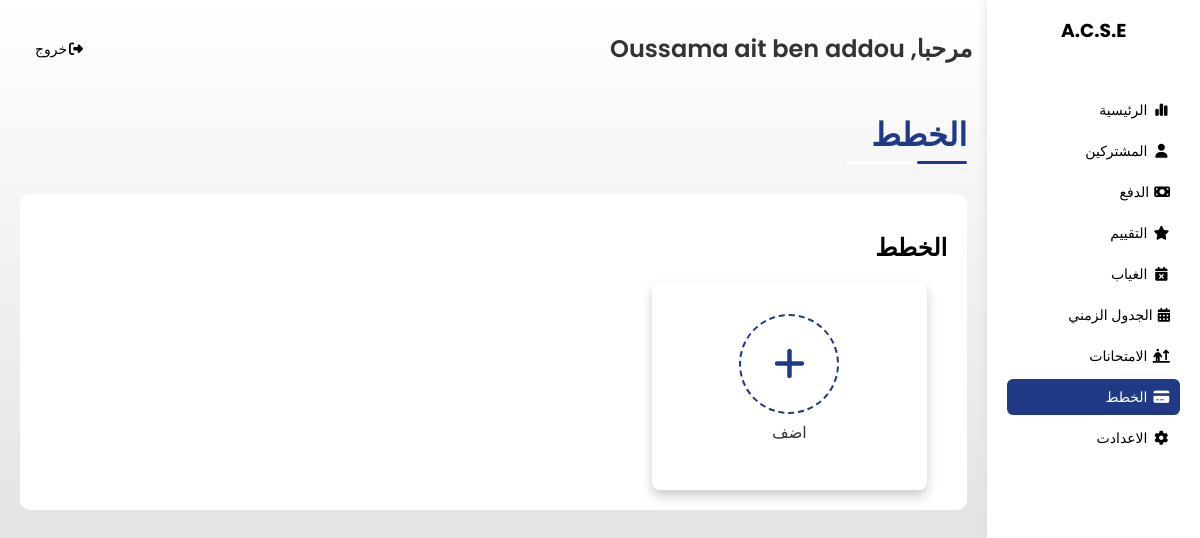
Page /assets/admin/plans.php (signed in) on the earlier database version.
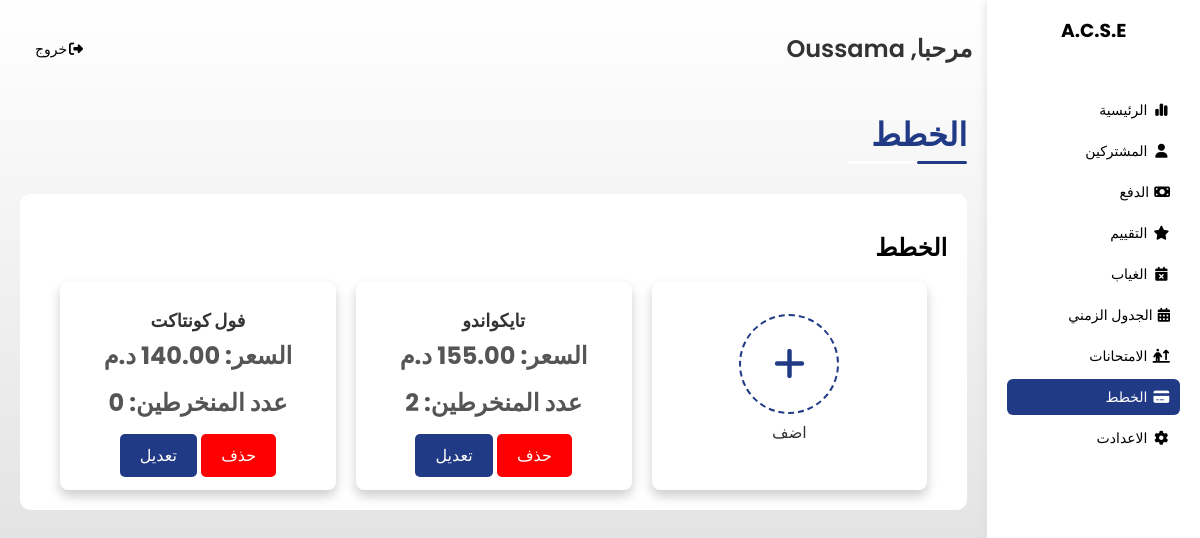
Same page on the later database version.
### tables this page shows
CREATE TABLE `plans` (
  `id` int(11) NOT NULL,
  `name` varchar(255) NOT NULL,
  `price` decimal(10,2) NOT NULL,
  `created_at` date NOT NULL DEFAULT current_timestamp()
);

### assets/admin/plans.php (the view, shortened to what this page needs)
<!DOCTYPE html>
<?php
require '../php/db_connection.php';
$sql = "SELECT plans.id, plans.name, plans.price, COUNT(adherents.identifier) AS adherents_count
        FROM plans
        LEFT JOIN adherents ON adherents.type = plans.name
        GROUP BY plans.name";
$result = $conn->query($sql);
$plans = [];
if ($result->num_rows > 0)
    $plans = $result->fetch_all(MYSQLI_ASSOC);
?>
<html lang="en">
<head>
    <link rel="stylesheet" href="../css/framework.css">
    <link rel="stylesheet" href="../css/dashbord.css">
    <link rel="stylesheet" href="../css/normalize.css" />
    <link rel="stylesheet" href="../css/all.min.css" />
</head>
<body dir="rtl">
    <div class="page d-flex">
        <?php require 'sidebar.php'; ?>
        <div class="content w-full">
            <?php require 'header.php'; ?>
            <h1 class="p-relative">الخطط</h1>
            <div class="profile-container m-20 bg-fff rad-10">
                <div class="p-20 mb-20" dir="rtl">
                    <h2>الخطط</h2>
                    <div class="wrapper d-grid gap-20">
                        <div class="add-card cards rad-6 p-20 p-relative txt-c" id="add-button">
                            <div class="add-content">
                                <div class="circle-dashed">
                                    <i class="fa-solid fa-plus"></i>
                                </div>
                                <p class="mt-10 color-333">اضف</p>
                            </div>
                        </div>
                        <?php foreach ($plans as $plan) : ?>
                            <div class="cards rad-10 txt-c-mobile block-mobile">
                                <div class="card-content">
                                    <h3 class="mt-5"><?php echo htmlspecialchars($plan['name']); ?></h3>
                                    <p class="value">السعر: <?php echo htmlspecialchars($plan['price']); ?> د.م</p>
                                    <p class="value">عدد المنخرطين: <?php echo htmlspecialchars($plan['adherents_count']); ?></p>
                                    <div class="action-buttons">
                                        <a href="../php/deletePlan.php?id=<?php echo htmlspecialchars($plan['id']); ?>" class="btn-shape bg-f00 p-10">حذف</a>
                                        <a href="#" onclick="openEditModal('<?php echo $plan['id']; ?>', '<?php echo $plan['price']; ?>')" class="btn-shape bg-c-60 p-10">تعديل</a>
                                    </div>
                                </div>
                            </div>
                        <?php endforeach; ?>
                    </div>
                </div>
            </div>
        </div>
    </div>
</body>
</html>

### assets/admin/sidebar.php
<?php
$current_page = basename($_SERVER['PHP_SELF']);
?>
<div class="sidebar bg-fff p-20 p-relative">
    <h3 class="p-relative txt-c mt-0">A.C.S.E</h3>
    <ul>
        <li>
            <a href="index.php" class="<?php echo $current_page == 'index.php' ? 'active' : ''; ?> d-flex align-c fs-14 color-000 rad-6 p-10">
                <i class="fa-solid fa-chart-simple fa-fw ml-5"></i>
                <span class="fs-14 ml-10">الرئيسية</span>
            </a>
        </li>
        <li>
            <a href="adherentes.php" class="<?php echo $current_page == 'adherentes.php' ? 'active' : ''; ?> d-flex align-c fs-14 color-000 rad-6 p-10">
                <i class="fa-solid fa-user fa-fw ml-10 ml-5"></i>
                <span class="fs-14 ml-10">المشتركين</span>
            </a>
        </li>
        <li>
            <a href="paiement.php" class="<?php echo $current_page == 'paiement.php' ? 'active' : ''; ?> d-flex align-c fs-14 color-000 rad-6 p-10">
                <i class="fa-solid fa-money-bill ml-5"></i>
                <span class="fs-14 ml-10">الدفع</span>
            </a>
        </li>
        <li>
            <a href="evaluation.php" class="<?php echo $current_page == 'evaluation.php' ? 'active' : ''; ?> d-flex align-c fs-14 color-000 rad-6 p-10">
                <i class="fa-solid fa-star fa-fw ml-5"></i>
                <span class="fs-14 ml-10">التقييم</span>
            </a>
        </li>
        <li>
            <a href="absence.php" class="<?php echo $current_page == 'absence.php' ? 'active' : ''; ?> d-flex align-c fs-14 color-000 rad-6 p-10">
                <i class="fa-solid fa-calendar-xmark fa-fw ml-5"></i>
                <span class="fs-14 ml-10">الغياب</span>
            </a>
        </li>
        <li>
            <a href="horaire.php" class="<?php echo $current_page == 'horaire.php' ? 'active' : ''; ?> d-flex align-c fs-14 color-000 rad-6 p-10">
                <i class="fa-solid fa-calendar-days ml-5"></i>
                <span class="fs-14 ml-10">الجدول الزمني</span>
            </a>
        </li>
        <li>
            <a href="exame.php" class="<?php echo $current_page == 'exame.php' ? 'active' : ''; ?> d-flex align-c fs-14 color-000 rad-6 p-10">
                <i class="fa-solid fa-person-arrow-up-from-line fa-fw ml-5"></i>
                <span class="fs-14 ml-10">الامتحانات</span>
            </a>
        </li>
        <li>
            <a href="plans.php" class="<?php echo $current_page == 'plans.php' ? 'active' : ''; ?> d-flex align-c fs-14 color-000 rad-6 p-10">
                <i class="fa-solid fa-credit-card fa-fw ml-5"></i>
                <span class="fs-14 ml-10">الخطط</span>
            </a>
        </li>
        <li>
            <a href="settings.php" class="<?php echo $current_page == 'settings.php' ? 'active' : ''; ?> d-flex align-c fs-14 color-000 rad-6 p-10">
                <i class="fa-solid fa-gear fa-fw ml-5"></i>
                <span class="fs-14 ml-10">الاعدادت</span>
            </a>
        </li>
    </ul>
</div>

### assets/admin/header.php (shortened to what this page needs)
<?php
$user_name = $_SESSION['user_name'];
?>
<div class="head p-15 between-flex" dir="rtl">
    <h2 class="welcomUser">مرحبا, <?php echo $user_name; ?></h2>
    <a href="../php/logout.php" class="active d-flex align-c fs-14 color-000 rad-6 p-10">
        <i class="fa-solid fa-right-from-bracket fa-fw"></i>
        <span class="fs-14 ml-10">خروج </span>
    </a>
</div>

### assets/css/framework.css (style rules this page uses)
:root { --color-60: #203a85; --color-60-Tr: #203a8580; --color-30: #fff; --color-10: #333333; --color-10-transparent: #3333331a; --color-second: #d6d6d6; --color-aaa: #aaa; --color-333: #333; --color-f8f9fa: #f8f9fa; --c-f00: #f00; }
.d-flex { display: flex; }
.align-c { align-items: center; }
.d-grid { display: grid; }
.gap-20 { gap: 20px; }
.p-10 { padding: 10px; }
.p-15 { padding: 15px; }
.p-20 { padding: 20px; }
.m-20 { margin: 20px; }
.mt-0 { margin-top: 0; }
.mt-5 { margin-top: 5px; }
.mt-10 { margin-top: 10px; }
.ml-10 { margin-left: 10px; }
.ml-5 { margin-left: 5px; }
.mb-20 { margin-bottom: 20px; }
.bg-fff { background-color: var(--color-30); }
.bg-c-60 { background-color: var(--color-60); }
.bg-f00 { background-color: var(--c-f00); }
.color-000 { color: var(--c-000); }
.color-333 { color: var(--color-10); }
.p-relative { position: relative; }
.txt-c { text-align: center; }
.fs-14 { font-size: 14px; }
.rad-6 { border-radius: 6px; -webkit-border-radius: 6px; -moz-border-radius: 6px; -ms-border-radius: 6px; -o-border-radius: 6px; }
.rad-10 { border-radius: 10px; -webkit-border-radius: 10px; -moz-border-radius: 10px; -ms-border-radius: 10px; -o-border-radius: 10px; }
.w-full { width: 100%; }
.between-flex { display: flex; align-items: center; justify-content: space-between; }

### assets/css/dashbord.css (style rules this page uses)
:root { --color-60: #203a85; --color-60-Tr: #203a8580; --color-30: #fff; --color-10: #333333; --color-10-transparent: #3333331a; --color-second: #d6d6d6; --color-aaa: #aaa; --color-333: #333; --c-fff: #fff; --c-f00: #f00; }
* { box-sizing: border-box; }
body { margin: 0; font-family: 'Poppins', 'Work Sans', sans-serif; }
a { text-decoration: none; color: var(--c-fff); }
.content { overflow: hidden; }
.page { background-image: linear-gradient(180deg, var(--color-30) 0%, var(--color-second) 100%); min-height: 100vh; width: 100%; }
ul { list-style: none; padding: 0; }
.sidebar { width: 250px; box-shadow: 0 0 10px #ddd; }
.sidebar > h3 { margin-bottom: 50px; }
.sidebar ul li a { transition: .3s; -webkit-transition: .3s; -moz-transition: .3s; -ms-transition: .3s; -o-transition: .3s; margin-bottom: 5px; }
.sidebar ul li a:hover, .sidebar ul li a.active { background-color: var(--color-60); color: var(--color-30); }
.page .head { position: relative; }
.page .head .welcomUser { font-weight: 600; color: var(--color-10); }
.page h1 { margin: 20px 20px 40px; color: var(--color-60); }
.page h1::before, .page h1::after { content: ""; height: 3px; position: absolute; bottom: -10px; right: 0; border-radius: 10px; -webkit-border-radius: 10px; -moz-border-radius: 10px; -ms-border-radius: 10px; -o-border-radius: 10px; }
.page h1::before { background-color: var(--color-30); width: 120px; }
.page h1::after { background-color: var(--color-60); width: 50px; }
.wrapper { grid-template-columns: repeat(auto-fill, minmax(250px, 1fr)); margin: 0 20px; }
.cards { background-color: var(--color-30); box-shadow: 0 6px 12px rgba(0, 0, 0, 0.2); border-radius: 0.5rem; padding: 2rem; display: flex; flex-direction: column; align-items: center; justify-content: center; transition: transform 0.3s, box-shadow 0.3s; cursor: pointer; -webkit-transition: transform 0.3s, box-shadow 0.3s; -moz-transition: transform 0.3s, box-shadow 0.3s; -ms-transition: transform 0.3s, box-shadow 0.3s; -o-transition: transform 0.3s, box-shadow 0.3s; -webkit-border-radius: 0.5rem; -moz-border-radius: 0.5rem; -ms-border-radius: 0.5rem; -o-border-radius: 0.5rem; height: 208.391px; }
.card-content { display: flex; flex-direction: column; align-items: center; }
.cards h3 { margin: 5px 0 0 0; font-size: 18px; color: #333; }
.value { font-size: 24px; font-weight: bold; margin: 10px 0; color: #555; }
.btn-shape { padding: 10px 20px; border: none; border-radius: 5px; cursor: pointer; }
.add-card { display: flex; align-items: center; justify-content: center; cursor: pointer; }
.add-card .circle-dashed { width: 100px; height: 100px; border: 2px dashed var(--color-60); border-radius: 50%; display: flex; align-items: center; justify-content: center; font-size: 36px; color: var(--color-60); }
.action-buttons { text-align: center; margin-top: 20px; }

Differences in the rows shown:
added plans: name "تايكواندو", adherents_count "2"
added plans: name "فول كونتاكت", price "140.00", adherents_count "0"
Other differences:
$user_name: "Oussama ait ben addou" → "Oussama"
